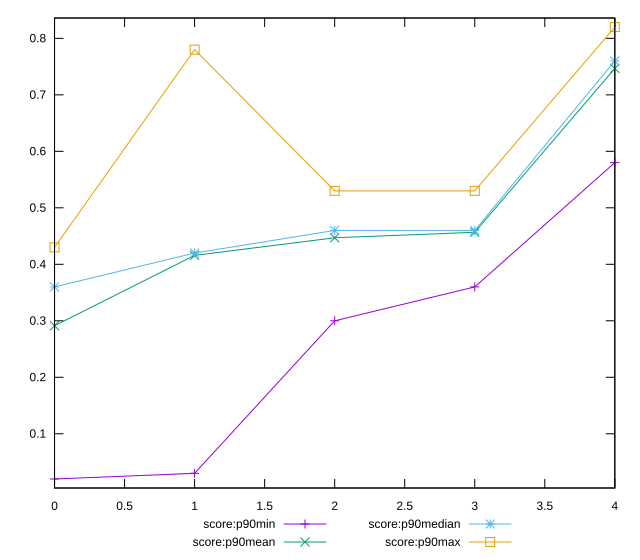

Recreate this plot in gnuplot.
reset

$scoreP90Min <<EOF
0 0.02
1 0.03
2 0.3
3 0.36
4 0.58
EOF

$scoreP90Mean <<EOF
0 0.29127659574468073
1 0.41585106382978726
2 0.44702127659574487
3 0.45670212765957474
4 0.7468085106382982
EOF

$scoreP90Median <<EOF
0 0.36
1 0.42
2 0.46
3 0.46
4 0.76
EOF

$scoreP90Max <<EOF
0 0.43
1 0.78
2 0.53
3 0.53
4 0.82
EOF

set key outside below
set xrange [0:4]
set yrange [0.004:0.836]
set trange [0.004:0.836]
set terminal svg size 640, 560 enhanced background rgb 'white'
set output "report_00015_2021-02-09T16-11-33.973Z/first-cpu-idle/progression/score.svg"

plot $scoreP90Min title "score:p90min" with linespoints, \
     $scoreP90Mean title "score:p90mean" with linespoints, \
     $scoreP90Median title "score:p90median" with linespoints, \
     $scoreP90Max title "score:p90max" with linespoints

reset
